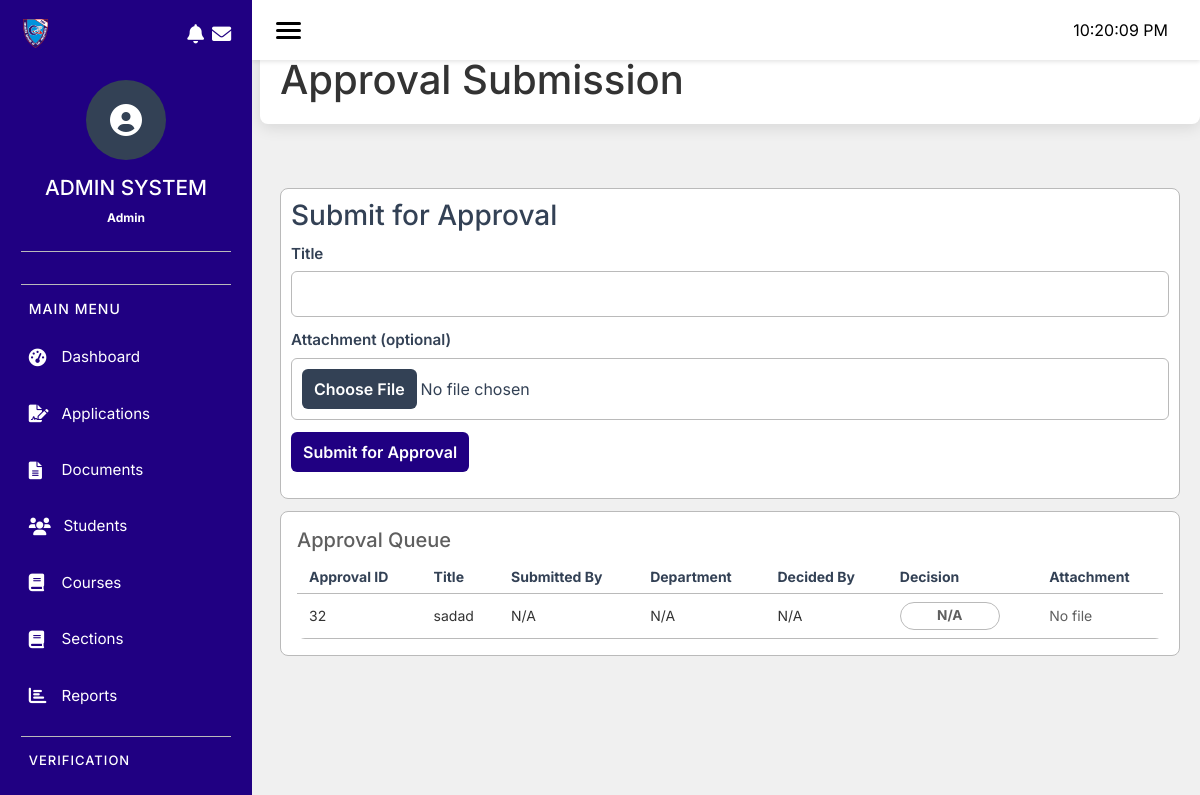
The app's page /modules/enrollment/admin/approval-submission.php with its own data.
### tables this page shows
CREATE TABLE `sd_approvals` (
  `approval_id` int(11) NOT NULL AUTO_INCREMENT,
  `title` varchar(255) DEFAULT NULL,
  `description` text DEFAULT NULL,
  `justification` text DEFAULT NULL,
  `status` enum('draft','submitted','reviewed','approved','rejected') NOT NULL DEFAULT 'draft',
  `remarks` text DEFAULT NULL,
  `submitted_on` datetime DEFAULT NULL,
  `submit_by` int(10) DEFAULT NULL,
  `reviewed_by` int(10) DEFAULT NULL,
  `reviewed_at` datetime DEFAULT NULL,
  `review_notes` text DEFAULT NULL,
  `created_at` datetime DEFAULT current_timestamp(),
  `department` int(11) DEFAULT NULL,
  `approver_id` int(10) DEFAULT NULL,
  `approved_at` datetime DEFAULT NULL,
  `decision` varchar(20) DEFAULT NULL,
  `file_path` varchar(255) DEFAULT NULL,
  `pdf_path` varchar(255) DEFAULT NULL,
  `ai_summary` text DEFAULT NULL,
  PRIMARY KEY (`approval_id`),
  KEY `approver_id` (`approver_id`),
  KEY `department` (`department`),
  KEY `submit_by` (`submit_by`),
  KEY `fk_sd_approvals_reviewed_by` (`reviewed_by`),
  CONSTRAINT `fk_sd_approvals_reviewed_by` FOREIGN KEY (`reviewed_by`) REFERENCES `em_employees` (`employee_id`) ON DELETE SET NULL,
  CONSTRAINT `sd_approvals_ibfk_1` FOREIGN KEY (`approver_id`) REFERENCES `em_employees` (`employee_id`),
  CONSTRAINT `sd_approvals_ibfk_2` FOREIGN KEY (`department`) REFERENCES `em_departments` (`department_id`),
  CONSTRAINT `sd_approvals_ibfk_3` FOREIGN KEY (`submit_by`) REFERENCES `em_employees` (`employee_id`)
);

### database/config.php (called while the page is built)
<?php
return (static function () {
    $localPath = __DIR__ . '/config.local.php';
    $local = is_file($localPath) ? require $localPath : [];
    if (!is_array($local)) {
        throw new RuntimeException('database/config.local.php must return an array.');
    }
    $env = static function (array $names, $fallback, bool $allowEmpty = false) {
        foreach ($names as $name) {
            $value = getenv($name);
            if ($value !== false && ($allowEmpty || $value !== '')) {
                return $value;
            }
        }
        return $fallback;
    };
    return [
        'host' => $env(['DB_HOST'], $local['host'] ?? 'localhost'),
        'port' => $env(['DB_PORT'], $local['port'] ?? '3306'),
        'dbname' => $env(['DB_DATABASE', 'DB_NAME'], $local['dbname'] ?? 'moni_test'),
        'username' => $env(['DB_USER'], $local['username'] ?? 'moni_monitoring'),
        'password' => $env(['DB_PASSWORD', 'DB_PASS'], $local['password'] ?? '', true),
        'charset' => 'utf8mb4',
        'options' => [
            PDO::ATTR_ERRMODE => PDO::ERRMODE_EXCEPTION,
            PDO::ATTR_DEFAULT_FETCH_MODE => PDO::FETCH_ASSOC,
            PDO::ATTR_EMULATE_PREPARES => false,
            PDO::ATTR_PERSISTENT => false,
        ],
        'timezone' => '+08:00',
    ];
})();

### database/db.php (called while the page is built, shortened)
<?php
class Database {
    private $conn;
    public function __construct() {
        $config = require __DIR__ . '/config.php';
        $this->host = $config['host'];
        $this->port = $config['port'];
        $this->db   = $config['dbname'];
        $this->user = $config['username'];
        $this->pass = $config['password'];
        try {
            $dsn = "mysql:host={$this->host};port={$this->port};dbname={$this->db};charset=utf8mb4";
            $this->conn = new PDO($dsn, $this->user, $this->pass);
            $this->conn->setAttribute(PDO::ATTR_ERRMODE, PDO::ERRMODE_EXCEPTION);
            $this->conn->setAttribute(PDO::ATTR_DEFAULT_FETCH_MODE, PDO::FETCH_ASSOC);
        } catch (PDOException $e) {
            die("DB Connection failed: " . $e->getMessage());
        }
    }
    public function getConnection() {
        return $this->conn;
    }
}

### modules/enrollment/classes/Approval.php (called while the page is built, shortened)
<?php
include_once __DIR__ . '/../../../database/db.php';
class Approval {
    private $conn;
    public function __construct($pdo = null) {
        if ($pdo instanceof PDO) {
            $this->conn = $pdo;
        } else {
            $database = new Database();
            $this->conn = $database->getConnection();
        }
    }
    public function getApprovals($filter = 'all', $departmentId = null) {
        $sql = "SELECT
                    a.approval_id,
                    a.title,
                    CONCAT(e1.first_name, ' ', e1.last_name) AS submit_by,
                    CONCAT(e2.first_name, ' ', e2.last_name) AS approver_id,
                    a.submitted_on,
                    a.description,
                    a.remarks,
                    a.approved_at,
                    a.decision,
                    d.department_name,
                    a.file_path
                FROM sd_approvals a
                LEFT JOIN sms_employee e1 ON a.submit_by = e1.employee_id
                LEFT JOIN sms_employee e2 ON a.approver_id = e2.employee_id
                LEFT JOIN sd_department d ON e1.department = d.department_id
                WHERE 1=1";
        $params = [];
        $sql .= " ORDER BY a.submitted_on DESC";
        $stmt = $this->conn->prepare($sql);
        $stmt->execute($params);
        return $stmt->fetchAll(PDO::FETCH_ASSOC);
    }
}
?>

### modules/enrollment/admin/approval-submission.php (the view, shortened to what this page needs)
<?php
include_once(__DIR__ . '/../classes/Approval.php');
$approvalClass = new Approval();
$approvals = $approvalClass->getApprovals();
include '../includes/header.php';
?>
<?php include '../includes/sidebar_admin.php'; ?>
<link rel="stylesheet" href="../css/pages/approval-decision-support.css">
    <div class="module-header">
        <h1>Approval Submission</h1>
    </div>
    <div class="module-content">
        <div class="approval-submission">
            <div class="approval-upload">
                <h3>Submit for Approval</h3>
                <form id="approval-upload-form" enctype="multipart/form-data" data-skip>
                    <div class="form-group">
                        <label for="approval-title">Title</label>
                        <input type="text" id="approval-title" name="title" required>
                    </div>
                    <div class="form-group">
                        <label for="approval-attachment">Attachment (optional)</label>
                        <input class="file-btn" type="file" id="approval-attachment" name="attachment">
                    </div>
                    <div class="form-group">
                        <button type="submit" class="approval-submit-btn" id="approval-submit-btn">
                            Submit for Approval
                        </button>
                    </div>
                </form>
            </div>
        </div>
        <div class="form-section">
            <div class="form-section-header">
                <h3 style="margin: 0; color: var(--color5); font-size: 1.25rem;">Approval Queue</h3>
            </div>
            <div class="ads-queue">
                <div class="table-responsive">
                    <table class="ads-table">
                        <thead>
                            <tr>
                                <th>Approval ID</th>
                                <th>Title</th>
                                <th>Submitted By</th>
                                <th>Department</th>
                                <th>Decided By</th>
                                <th>Decision</th>
                                <th>Attachment</th>
                            </tr>
                        </thead>
                        <tbody>
                            <?php if (!empty($approvals)) : ?>
                                <?php foreach ($approvals as $approval) : ?>
                                    <tr data-approval-id="<?= htmlspecialchars($approval['approval_id']) ?>">
                                        <td><?= htmlspecialchars($approval['approval_id']) ?></td>
                                        <td><?= htmlspecialchars($approval['title'] ?? 'N/A') ?></td>
                                        <td><?= htmlspecialchars($approval['submit_by'] ?? 'N/A') ?></td>
                                        <td><?= htmlspecialchars($approval['department_name'] ?? 'N/A') ?></td>
                                        <td><?= htmlspecialchars($approval['approver_id'] ?? 'N/A') ?></td>
                                        <td>
                                            <span class="badge badge-<?= htmlspecialchars($approval['decision'] ?? 'pending') ?>">
                                                <?= htmlspecialchars($approval['decision'] ?? 'N/A') ?>
                                            </span>
                                        </td>
                                        <td>
                                            <?php if (!empty($approval['file_path'])) : ?>
                                                <a style="color:var(--color2); text-decoration:none; border:1px solid var(--color4); padding:4px 8px; border-radius:4px;" href="<?= htmlspecialchars($approval['file_path']) ?>" target="_blank">View</a>
                                            <?php else : ?>
                                                <span class="muted">No file</span>
                                            <?php endif; ?>
                                        </td>
                                    </tr>
                                <?php endforeach; ?>
                            <?php else : ?>
                                <tr class="no-data">
                                    <td colspan="7" class="muted">No approvals found.</td>
                                </tr>
                            <?php endif; ?>
                        </tbody>
                    </table>
                </div>
            </div>
        </div>
    </div>

### modules/enrollment/css/pages/approval-decision-support.css (style rules this page uses)
.ads-queue { margin-top: 8px; }
.ads-table { width: 100%; border-collapse: collapse; background: var(--color3); border-radius: 8px; overflow: hidden; }
.ads-table th, .ads-table td { padding: 8px 12px; border-bottom: 1px solid var(--color4); text-align: left; font-size: 14px; }
.ads-table thead th { background: transparent; font-weight: 700; color: var(--color2); }
.form-section { margin-top: 12px; background-color: var(--color3); padding: 1rem; border-radius: 8px; border: 1px solid var(--color4); }
.badge { display: inline-block; padding: 6px 8px; border-radius: 999px; font-weight: 700; font-size: 0.85rem; background: transparent; border: 1px solid var(--color4); color: var(--color2); }
.badge-pending { border-color: var(--color4); color: var(--color5); }
.approval-submit-btn { background: var(--color1); color: var(--color3); padding: 8px 12px; border: none; border-radius: 6px; cursor: pointer; font-weight: 600; }
.approval-submission { margin-top: 12px; padding: 10px; background: var(--color3); border-radius: 8px; border: 1px solid var(--color4); }
.approval-submission h3 { margin: 0 0 10px; color: var(--color2); }
.form-section-header { display: flex; align-items: center; justify-content: space-between; gap: 12px; flex-wrap: wrap; }
.module-content { margin-left: 260px; padding: 20px; width: calc(100% - 260px); }
.module-header { margin-left: 260px; padding: 20px 20px 0 20px; }

### modules/enrollment/css/layout/module-container.css (style rules this page uses)
.module-header { background: var(--color3); padding: 1.5rem; border-radius: 8px; box-shadow: 0 4px 15px rgba(0, 0, 0, 0.1); margin-bottom: 2rem; min-height: 100px; display: flex; flex-direction: column; justify-content: center; }
.module-content { min-height: 500px; }

### modules/enrollment/css/pages/admin-reports.css (style rules this page uses)
.badge { padding: 0.5rem 1rem; border-radius: 30px; font-size: 0.8rem; font-weight: 500; min-width: 100px; }

### modules/enrollment/css/pages/admin-applications.css (style rules this page uses)
.badge { padding: 0.6rem 1rem; font-size: 0.8rem; font-weight: 500; border-radius: 30px; min-width: 100px; }

### modules/enrollment/css/pages/concerns-issue-tracking.css (style rules this page uses)
body { margin: 0; padding: 0; }
.module-header, .module-content { margin-left: 260px; transition: margin-left 0.3s ease; }
.form-group { margin-bottom: 12px; }
.form-group label { display: block; margin-bottom: 6px; color: var(--color2); font-weight: 600; font-size: 0.95rem; }
input[type="text"], textarea, select { width: 100%; padding: 10px; border-radius: 6px; border: 1px solid var(--color4); background: var(--color3); color: var(--color2); }
.badge { display: inline-block; padding: 6px 8px; border-radius: 999px; font-weight: 700; font-size: 0.85rem; border: 1px solid var(--color4); color: var(--color2); }
.muted { color: var(--color5); }

### modules/enrollment/css/pages/report-submission-management.css (style rules this page uses)
.form-group { margin-bottom: 12px; }
.form-group label { display: block; margin-bottom: 6px; color: var(--color2); font-weight: 600; font-size: 0.95rem; }
input[type="text"], textarea, input[type="file"] { width: 100%; padding: 10px; border-radius: 6px; border: 1px solid var(--color4); background: var(--color3); color: var(--color2); }
.badge { display: inline-block; padding: 6px 8px; border-radius: 999px; font-weight: 700; font-size: 0.85rem; border: 1px solid var(--color4); color: var(--color2); }
.badge-pending { color: var(--color5); border-color: var(--color4); }
.muted { color: var(--color5); }

### modules/enrollment/css/base/global.css (style rules this page uses)
body { background: var(--color9); }

### records on screen
sd_approvals: approval_id "32", title "sadad", submit_by "N/A", department_name "N/A", approver_id "N/A", decision "N/A", shows "No file"

### other values on screen
$admin_name "Admin"
